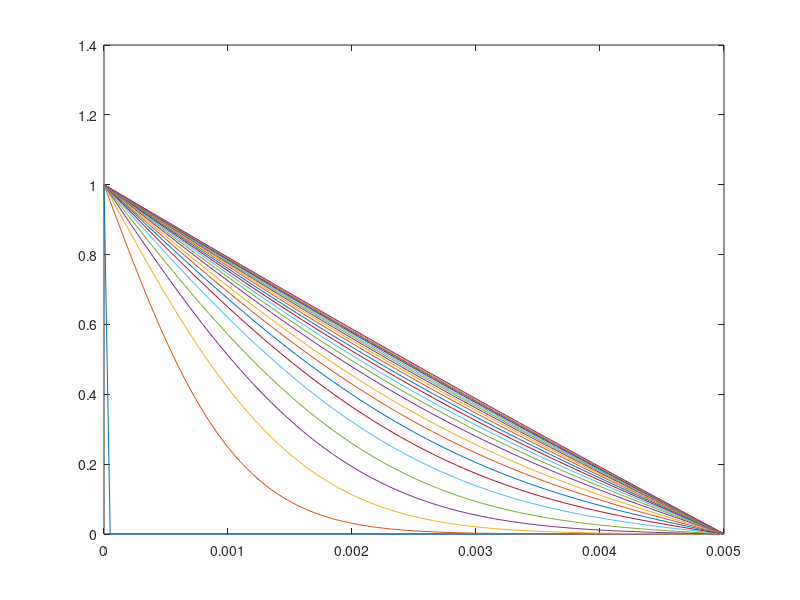

The MATLAB script that drew this image:
tic
Nx = 100;           % Nx grid points
Nt = 150;           % Nt time steps
D = 1e-8;           % m/s
c_L = 1.0;          % mol/m3
c_R = 0.0;          % mol/m3
t_end = 1000.0;     % s
x_end = 5e-3;       % m

% Time step and grid size
dt = t_end/Nt; 
dx = x_end/Nx;

% Fourier number
Fo=D*dt/dx/dx

% Grid node and time step positions
x = linspace(0,x_end,Nx+1);

% Bands in matrix (internal cells)
A = sparse(Nx+1,Nx+1);
for i=2:Nx
    A(i,i-1) = -Fo;
    A(i,i ) = (1+2*Fo);
    A(i,i+1) = -Fo;
end

% Set boundary cells, independent on neighbors:
A(1 ,1 ) = 1;       % Left
A(Nx+1,Nx+1) = 1;   % Right

% Initial matrices for solutions (Nx times Nt)
c = zeros(Nt+1,Nx+1);  % All concentrations are zero
c(:,1)    = c_L;       % Concentration at left side (all time steps)
c(:,Nx+1) = c_R;       % Concentration at left side (all time steps)

for n = 1:Nt-1 % time loop 
    b = c(n,:)';    % Set right hand side
    solX = A\b;        % Solve linear system
    c(n+1,:) = solX;   % Store solution each time step
end
toc

% Plot at a number of different time steps
outtimes = fix(linspace(1,Nt,min(Nt,25)));

plotconc = c(outtimes,:);
plot(x,plotconc)
p = [x; plotconc]';
